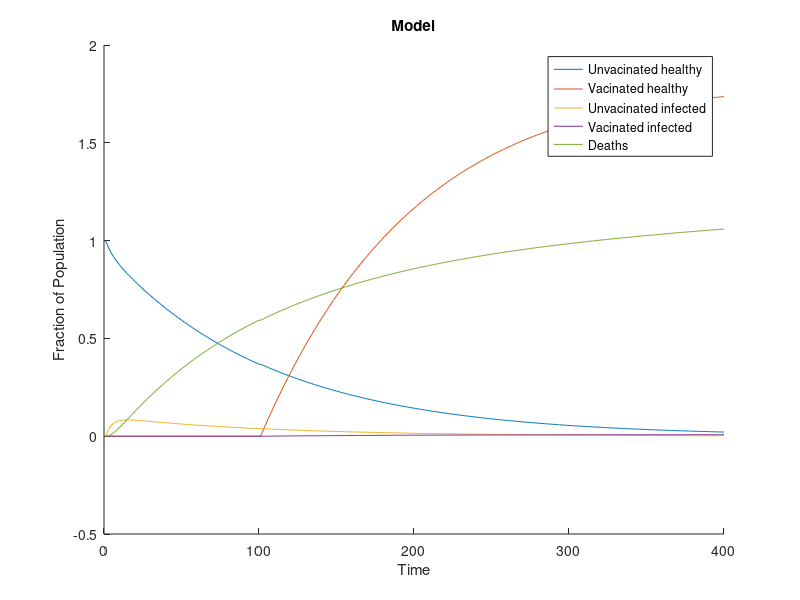
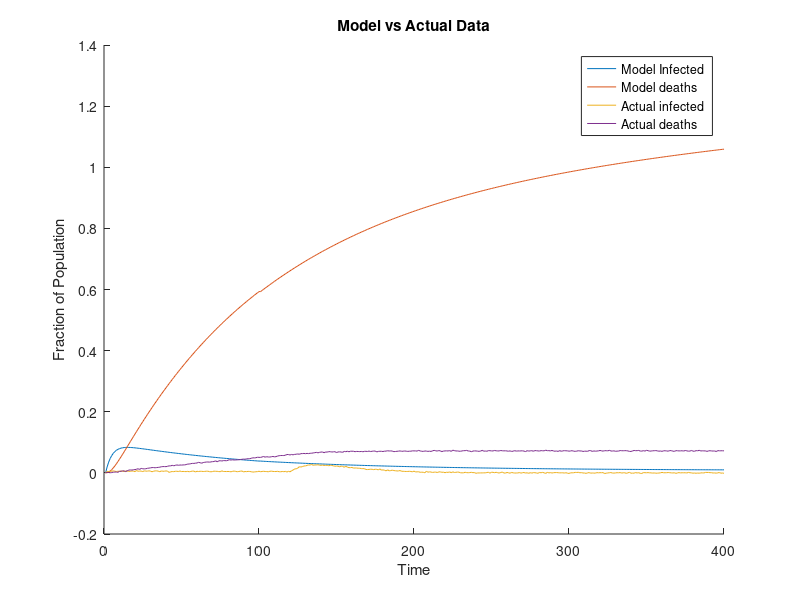

Here is the MATLAB script that generated these plots, in order:
% Before Vaccinations
load('mockdata2023.mat')

n = 5; %variable for dimensionality of A
d = 100; %number of days to simulate for

B = zeros(n,1);
x0 = [1-newInfections(1)-cumulativeDeaths(1), 0, newInfections(1), 0, cumulativeDeaths(1)];


infectionRate = 0.02;
healRate = .1;
deathRate = .1;

APreVax = [1-infectionRate, 0, healRate, 0, 0;
           0, 0, 0, 0, 0; 
           infectionRate, 0, 1-healRate-deathRate, 0, 0;
           0, 0, 0, 0, 0;
           0, 0, deathRate, 0, 1];


sys_sir_base = ss(APreVax,B,eye(n) ,zeros(n,1),1);
PreVax = lsim(sys_sir_base,zeros(d,1),linspace(0,d - 1,d),x0); %simulate for d days of spread


% After Vaccinations
uvInfectionRate = .02;
uvHealRate = .1;
uvDeathRate = .1;

vInfectionRate = .002;
vHealRate = .4;
vDeathRate = .05;

vaxRate = .05;

AWithVax = [1-uvInfectionRate, 0, uvHealRate, 0, 0;
            vaxRate, 1-vInfectionRate, 0, vHealRate, 0;
            uvInfectionRate, 0, 1-uvHealRate-uvDeathRate, 0, 0;
            0, vInfectionRate, 0, 1-vHealRate-vDeathRate, 0;
            0, 0, uvDeathRate, vDeathRate, 1];


sys_sir_base = ss(AWithVax,B,eye(n) ,zeros(n,1),1);
% fix numbers, bounds of simulation, then concatenate PreVax and WithVax
WithVax = lsim(sys_sir_base,zeros(400-d,1),linspace(d,399,400-d),PreVax(d, :)); %simulate for d days of spread



model = cat(1, PreVax, WithVax);
% plot the output trajectory
figure;
hold on; %toggle hold, plotting multiple curves on the same graph
plot(model(1:400,1:n));
title("Model");
xlabel('Time')
ylabel('Fraction of Population');
ylim auto; hold off;
legend("Unvacinated healthy", "Vacinated healthy", "Unvacinated infected", "Vacinated infected", "Deaths");


% Compare model with actual data
figure;
hold on;
plot(model(1:400, 3)+model(1:400, 4));
plot(model(1:400, 5));
plot(newInfections);
plot(cumulativeDeaths);
title("Model vs Actual Data");
xlabel('Time')
ylabel('Fraction of Population');
ylim auto; hold off;
legend("Model Infected", "Model deaths", "Actual infected", "Actual deaths");
